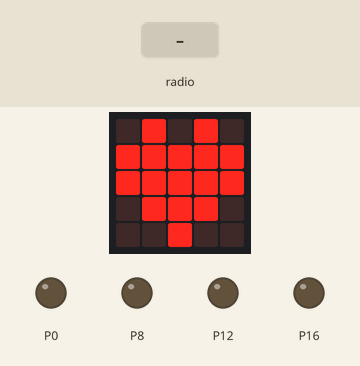
Simulated run of this program. Board: BBC micro:bit running MicroPython. On the bench: the board's 5×5 LED display, output pins drawn as LEDs (lit = HIGH). The test bench sets the inputs (shaded band).

Above: at 4.2 s.
4.3 s: radio message "left" arrives
At 5.5 s:
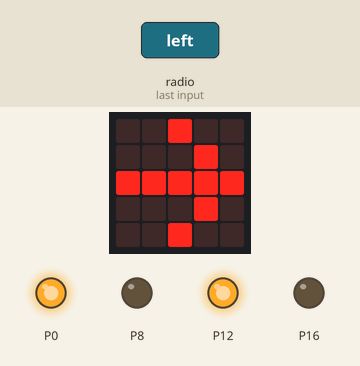
5.8 s: radio message "right" arrives
At 6.8 s:
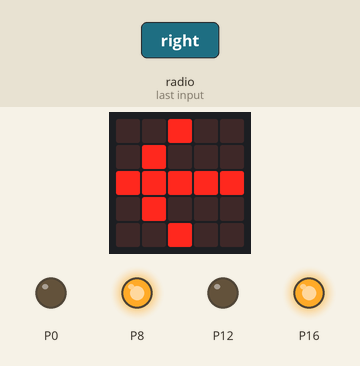
7.3 s: radio message "forward" arrives
At 8.0 s:
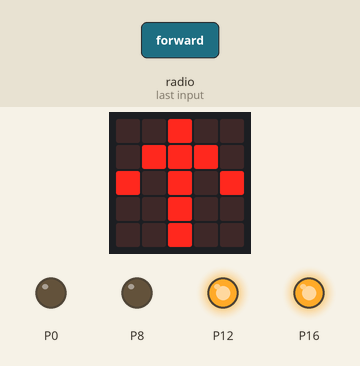
8.8 s: radio message "reverse" arrives
At 9.1 s:
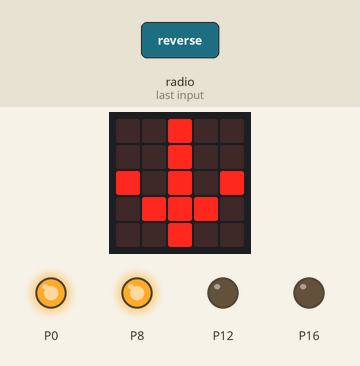
10.3 s: radio message "brakes" arrives
At 11.4 s:
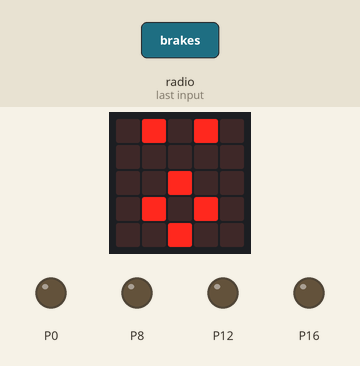
Timing chart, 0 to 12.8 s (numbered marks = the images above; inputs shaded):
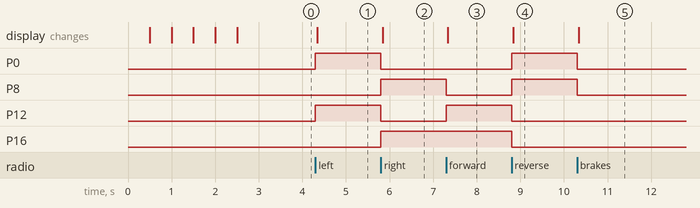

The program:

robot-code.py
```python
from microbit import *
import radio
radio.on()

for i in range(3):
    display.show(Image.HEART_SMALL)
    sleep(500)
    display.show(Image.HEART)
    sleep(500)
while True:
    incoming = radio.receive()
    if incoming == 'left':
        display.show(Image.ARROW_E)
        pin8.write_digital(0)
        pin12.write_digital(1)
        pin16.write_digital(0)
        pin0.write_digital(1)
    elif incoming == 'right':
        display.show(Image.ARROW_W)
        pin12.write_digital(0)
        pin8.write_digital(1)
        pin16.write_digital(1)
        pin0.write_digital(0)
    elif incoming == 'forward':
        display.show(Image.ARROW_N)
        pin12.write_digital(1)
        pin8.write_digital(0)
        pin16.write_digital(1)
        pin0.write_digital(0)
    elif incoming == 'reverse':
        display.show(Image.ARROW_S)
        pin12.write_digital(0)
        pin8.write_digital(1)
        pin16.write_digital(0)
        pin0.write_digital(1)
    elif incoming == 'brakes':
        display.show(Image.SURPRISED)
        pin12.write_digital(0)
        pin8.write_digital(0)
        pin16.write_digital(0)
        pin0.write_digital(0)
```

Measured:
- after the input at 4.3 s, P0, P12: LOW → HIGH at once; the display: changes at once (image 1)
- after the input at 5.8 s, P0, P12: HIGH → LOW at once; P8, P16: LOW → HIGH at once; the display: changes at once (image 2)
- after the input at 7.3 s, P8: HIGH → LOW at once; P12: LOW → HIGH at once; the display: changes at once (image 3)
- after the input at 8.8 s, P0, P8: LOW → HIGH at once; P12, P16: HIGH → LOW at once; the display: changes at once (image 4)
- after the input at 10.3 s, P0, P8: HIGH → LOW at once; the display: changes at once (image 5)
